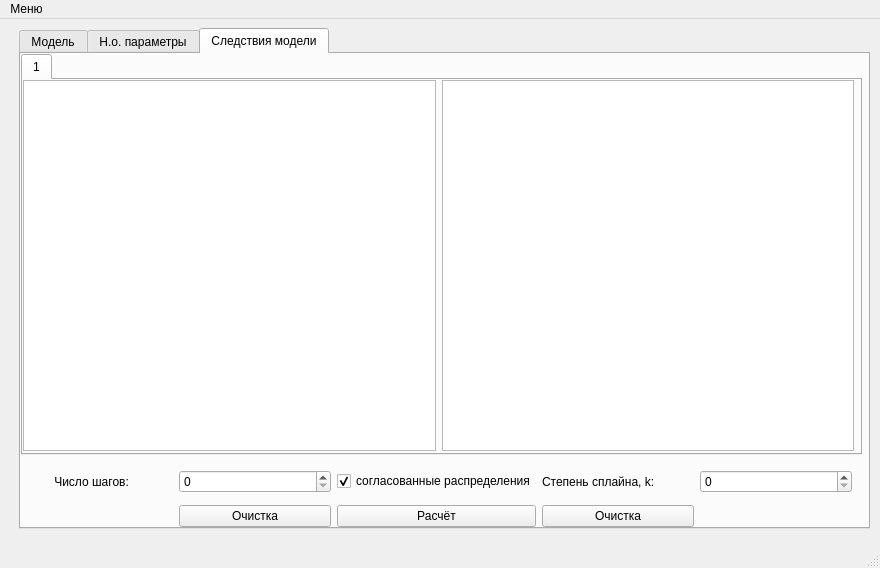
<?xml version="1.0" encoding="UTF-8"?>
<ui version="4.0">
 <class>MainWindow</class>
 <widget class="QMainWindow" name="MainWindow">
  <property name="enabled">
   <bool>true</bool>
  </property>
  <property name="geometry">
   <rect>
    <x>0</x>
    <y>0</y>
    <width>880</width>
    <height>568</height>
   </rect>
  </property>
  <property name="windowTitle">
   <string>MainWindow</string>
  </property>
  <widget class="QWidget" name="centralwidget">
   <layout class="QGridLayout" name="gridLayout">
    <item row="1" column="0">
     <widget class="QWidget" name="widget" native="true">
      <property name="autoFillBackground">
       <bool>true</bool>
      </property>
      <widget class="QTabWidget" name="tabWidget">
       <property name="geometry">
        <rect>
         <x>10</x>
         <y>0</y>
         <width>851</width>
         <height>501</height>
        </rect>
       </property>
       <property name="currentIndex">
        <number>2</number>
       </property>
       <widget class="QWidget" name="Model">
        <attribute name="title">
         <string>Модель</string>
        </attribute>
        <widget class="QWidget" name="verticalLayoutWidget">
         <property name="geometry">
          <rect>
           <x>0</x>
           <y>0</y>
           <width>531</width>
           <height>471</height>
          </rect>
         </property>
         <layout class="QVBoxLayout" name="verticalLayout">
          <item>
           <widget class="PlotWidget" name="FunctionPlot"/>
          </item>
         </layout>
        </widget>
        <widget class="QWidget" name="gridLayoutWidget_4">
         <property name="geometry">
          <rect>
           <x>540</x>
           <y>0</y>
           <width>301</width>
           <height>471</height>
          </rect>
         </property>
         <layout class="QGridLayout" name="gridLayout_5">
          <item row="5" column="0" colspan="2">
           <widget class="QLabel" name="number_of_relsults">
            <property name="text">
             <string>Кол-во н.о. следствий:</string>
            </property>
           </widget>
          </item>
          <item row="0" column="0" colspan="3">
           <widget class="QLabel" name="discription_of_the_model">
            <property name="text">
             <string>                    Описание Модели</string>
            </property>
           </widget>
          </item>
          <item row="5" column="2">
           <widget class="QSpinBox" name="ResNumBox">
            <property name="minimum">
             <number>1</number>
            </property>
            <property name="maximum">
             <number>10</number>
            </property>
            <property name="value">
             <number>1</number>
            </property>
           </widget>
          </item>
          <item row="1" column="0" colspan="3">
           <widget class="QTextBrowser" name="ModelDiscription"/>
          </item>
          <item row="2" column="2">
           <widget class="QSpinBox" name="ParamNumBox">
            <property name="minimum">
             <number>1</number>
            </property>
            <property name="maximum">
             <number>10</number>
            </property>
            <property name="value">
             <number>2</number>
            </property>
           </widget>
          </item>
          <item row="2" column="0" colspan="2">
           <widget class="QLabel" name="number_of_parameters">
            <property name="text">
             <string>Кол-во н.о. параметров:</string>
            </property>
           </widget>
          </item>
          <item row="6" column="2">
           <widget class="QToolButton" name="OptionsButton">
            <property name="text">
             <string>...</string>
            </property>
           </widget>
          </item>
          <item row="6" column="1">
           <widget class="QLabel" name="options">
            <property name="text">
             <string>      Настройки:</string>
            </property>
           </widget>
          </item>
          <item row="6" column="0">
           <widget class="QPushButton" name="LoadFunction">
            <property name="text">
             <string>Загрузка Функции</string>
            </property>
           </widget>
          </item>
         </layout>
        </widget>
       </widget>
       <widget class="QWidget" name="Parameters_2">
        <attribute name="title">
         <string>Н.о. параметры</string>
        </attribute>
        <widget class="QWidget" name="horizontalLayoutWidget">
         <property name="geometry">
          <rect>
           <x>0</x>
           <y>0</y>
           <width>841</width>
           <height>401</height>
          </rect>
         </property>
         <layout class="QHBoxLayout" name="horizontalLayout">
          <item>
           <widget class="QTabWidget" name="Parameters">
            <property name="currentIndex">
             <number>0</number>
            </property>
            <widget class="QWidget" name="tab_3">
             <attribute name="title">
              <string>1 </string>
             </attribute>
             <widget class="QWidget" name="horizontalLayoutWidget_2">
              <property name="geometry">
               <rect>
                <x>0</x>
                <y>0</y>
                <width>831</width>
                <height>371</height>
               </rect>
              </property>
              <layout class="QHBoxLayout" name="horizontalLayout_2">
               <item>
                <widget class="PlotWidget" name="PlPlot"/>
               </item>
               <item>
                <widget class="PlotWidget" name="BelPlot"/>
               </item>
              </layout>
             </widget>
            </widget>
            <widget class="QWidget" name="tab_4">
             <attribute name="title">
              <string>2</string>
             </attribute>
             <widget class="QWidget" name="horizontalLayoutWidget_4">
              <property name="geometry">
               <rect>
                <x>0</x>
                <y>0</y>
                <width>831</width>
                <height>371</height>
               </rect>
              </property>
              <layout class="QHBoxLayout" name="horizontalLayout_4">
               <item>
                <widget class="PlotWidget" name="PlPlot_2"/>
               </item>
               <item>
                <widget class="PlotWidget" name="BelPLot"/>
               </item>
              </layout>
             </widget>
            </widget>
           </widget>
          </item>
         </layout>
        </widget>
        <widget class="QWidget" name="gridLayoutWidget">
         <property name="geometry">
          <rect>
           <x>0</x>
           <y>410</y>
           <width>841</width>
           <height>71</height>
          </rect>
         </property>
         <layout class="QGridLayout" name="gridLayout_2">
          <item row="0" column="8">
           <widget class="QLabel" name="spline_degree">
            <property name="text">
             <string>Степень сплайна, k:</string>
            </property>
           </widget>
          </item>
          <item row="0" column="9">
           <widget class="QSpinBox" name="BoxK">
            <property name="minimum">
             <number>1</number>
            </property>
            <property name="maximum">
             <number>5</number>
            </property>
           </widget>
          </item>
          <item row="0" column="0">
           <widget class="QLabel" name="min">
            <property name="text">
             <string> Min. :</string>
            </property>
           </widget>
          </item>
          <item row="0" column="1">
           <widget class="QDoubleSpinBox" name="MinX">
            <property name="minimum">
             <double>-10000.000000000000000</double>
            </property>
            <property name="maximum">
             <double>10000.000000000000000</double>
            </property>
           </widget>
          </item>
          <item row="0" column="3">
           <widget class="QDoubleSpinBox" name="MaxX">
            <property name="minimum">
             <double>-10000.000000000000000</double>
            </property>
            <property name="maximum">
             <double>10000.000000000000000</double>
            </property>
            <property name="value">
             <double>1.000000000000000</double>
            </property>
           </widget>
          </item>
          <item row="0" column="2">
           <widget class="QLabel" name="max">
            <property name="text">
             <string>Max.:</string>
            </property>
           </widget>
          </item>
          <item row="0" column="6">
           <widget class="QLabel" name="number_of_steps">
            <property name="text">
             <string>Число шагов:</string>
            </property>
           </widget>
          </item>
          <item row="0" column="7">
           <widget class="QSpinBox" name="BoxNum">
            <property name="minimum">
             <number>100</number>
            </property>
            <property name="maximum">
             <number>5000</number>
            </property>
            <property name="singleStep">
             <number>100</number>
            </property>
            <property name="value">
             <number>400</number>
            </property>
           </widget>
          </item>
          <item row="0" column="4" colspan="2">
           <widget class="QCheckBox" name="CoordDistr">
            <property name="text">
             <string>Соглас. распред.</string>
            </property>
            <property name="checked">
             <bool>true</bool>
            </property>
           </widget>
          </item>
          <item row="4" column="4" colspan="2">
           <widget class="QPushButton" name="Calculation">
            <property name="text">
             <string>Расчёт</string>
            </property>
           </widget>
          </item>
          <item row="4" column="2">
           <widget class="QPushButton" name="CleaningPl">
            <property name="text">
             <string>Очистка</string>
            </property>
           </widget>
          </item>
          <item row="4" column="7">
           <widget class="QPushButton" name="CleaningBel">
            <property name="text">
             <string>Очистка</string>
            </property>
           </widget>
          </item>
         </layout>
        </widget>
       </widget>
       <widget class="QWidget" name="Results">
        <attribute name="title">
         <string>Следствия модели</string>
        </attribute>
        <widget class="QWidget" name="gridLayoutWidget_2">
         <property name="geometry">
          <rect>
           <x>0</x>
           <y>0</y>
           <width>841</width>
           <height>401</height>
          </rect>
         </property>
         <layout class="QGridLayout" name="gridLayout_3">
          <item row="0" column="0">
           <widget class="QTabWidget" name="Results_2">
            <property name="currentIndex">
             <number>0</number>
            </property>
            <widget class="QWidget" name="tab_6">
             <attribute name="title">
              <string>1</string>
             </attribute>
             <widget class="QWidget" name="horizontalLayoutWidget_3">
              <property name="geometry">
               <rect>
                <x>0</x>
                <y>0</y>
                <width>831</width>
                <height>371</height>
               </rect>
              </property>
              <layout class="QHBoxLayout" name="horizontalLayout_3">
               <item>
                <widget class="PlotWidget" name="PlPlot_3"/>
               </item>
               <item>
                <widget class="PlotWidget" name="BelPlot_2"/>
               </item>
              </layout>
             </widget>
            </widget>
           </widget>
          </item>
         </layout>
        </widget>
        <widget class="QWidget" name="gridLayoutWidget_3">
         <property name="geometry">
          <rect>
           <x>0</x>
           <y>410</y>
           <width>831</width>
           <height>71</height>
          </rect>
         </property>
         <layout class="QGridLayout" name="gridLayout_4">
          <item row="0" column="0">
           <widget class="QLabel" name="number_of_steps_2">
            <property name="text">
             <string>          Число шагов:</string>
            </property>
           </widget>
          </item>
          <item row="0" column="3">
           <widget class="QLabel" name="spline_degree_2">
            <property name="text">
             <string>Степень сплайна, k:</string>
            </property>
           </widget>
          </item>
          <item row="0" column="4">
           <widget class="QSpinBox" name="BoxK_2"/>
          </item>
          <item row="0" column="2">
           <widget class="QCheckBox" name="CoordDistr_2">
            <property name="text">
             <string>согласованные распределения</string>
            </property>
            <property name="checked">
             <bool>true</bool>
            </property>
           </widget>
          </item>
          <item row="0" column="1">
           <widget class="QSpinBox" name="BoxNUm"/>
          </item>
          <item row="1" column="2">
           <widget class="QPushButton" name="Calculation_2">
            <property name="text">
             <string>Расчёт</string>
            </property>
           </widget>
          </item>
          <item row="1" column="1">
           <widget class="QPushButton" name="CleaningPl_2">
            <property name="text">
             <string>Очистка</string>
            </property>
           </widget>
          </item>
          <item row="1" column="3">
           <widget class="QPushButton" name="CleaningBel_2">
            <property name="text">
             <string>Очистка</string>
            </property>
           </widget>
          </item>
         </layout>
        </widget>
       </widget>
      </widget>
     </widget>
    </item>
   </layout>
  </widget>
  <widget class="QMenuBar" name="menubar">
   <property name="geometry">
    <rect>
     <x>0</x>
     <y>0</y>
     <width>880</width>
     <height>22</height>
    </rect>
   </property>
   <widget class="QMenu" name="menuMenu">
    <property name="title">
     <string>Меню</string>
    </property>
    <addaction name="actionCreate_model"/>
    <addaction name="separator"/>
    <addaction name="actionLoad_Model"/>
    <addaction name="separator"/>
    <addaction name="actionSave_Model"/>
    <addaction name="separator"/>
    <addaction name="actionExit"/>
   </widget>
   <addaction name="menuMenu"/>
  </widget>
  <widget class="QStatusBar" name="statusbar"/>
  <action name="actionCreate_model">
   <property name="text">
    <string>Новая модель</string>
   </property>
   <property name="shortcut">
    <string>Ctrl+N</string>
   </property>
  </action>
  <action name="actionLoad_Model">
   <property name="text">
    <string>Загрузить модель</string>
   </property>
   <property name="shortcut">
    <string>Ctrl+O</string>
   </property>
  </action>
  <action name="actionSave_Model">
   <property name="text">
    <string>Сохранить модель</string>
   </property>
   <property name="shortcut">
    <string>Ctrl+S</string>
   </property>
  </action>
  <action name="actionExit">
   <property name="text">
    <string>Выход</string>
   </property>
   <property name="shortcut">
    <string>Ctrl+X</string>
   </property>
  </action>
 </widget>
 <customwidgets>
  <customwidget>
   <class>PlotWidget</class>
   <extends>QGraphicsView</extends>
   <header location="global">pyqtgraph</header>
  </customwidget>
 </customwidgets>
 <resources/>
 <connections/>
</ui>
